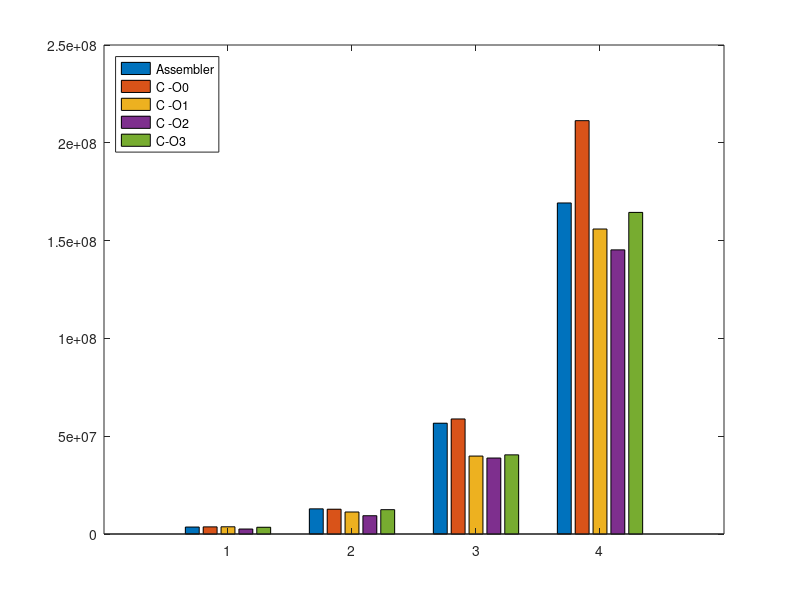

Write MATLAB code to recreate this figure.
%Tiles
'Corro tiles'
A = [3555837 3647772 3688119 2543661 3450150;
12865995 12673161 11248425 9350595 12444435;
56645631 58814946 39843630 38841345 40467168;
169241112 211321710 155923974 145265004 164419947]

%A = fliplr(A)


bar(A)

%legend('C -O3', 'C -O2', 'C -O1', 'C -O0', 'Assembler', 'Location','NorthWest')
legend('Assembler', 'C -O0', 'C -O1', 'C -O2', 'C-O3', 'Location','NorthWest')